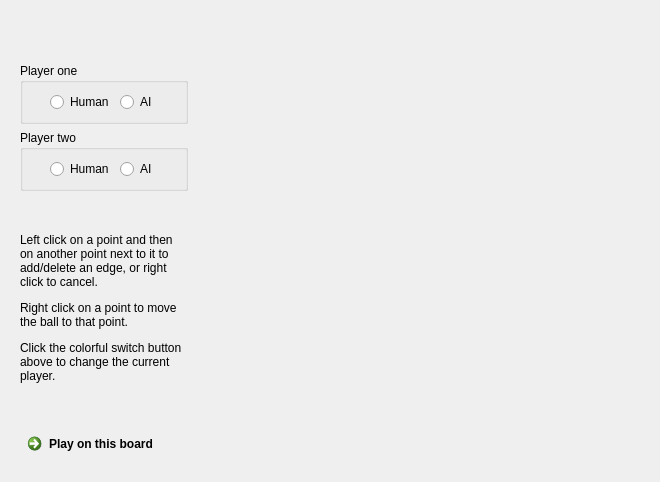
<?xml version="1.0" encoding="UTF-8"?>
<ui version="4.0">
 <class>EditorView</class>
 <widget class="QWidget" name="EditorView">
  <property name="geometry">
   <rect>
    <x>0</x>
    <y>0</y>
    <width>660</width>
    <height>482</height>
   </rect>
  </property>
  <property name="windowTitle">
   <string>Form</string>
  </property>
  <layout class="QHBoxLayout" name="horizontalLayout">
   <item>
    <widget class="QWidget" name="leftContainer" native="true">
     <property name="sizePolicy">
      <sizepolicy hsizetype="Preferred" vsizetype="Preferred">
       <horstretch>1</horstretch>
       <verstretch>0</verstretch>
      </sizepolicy>
     </property>
     <layout class="QVBoxLayout" name="verticalLayout">
      <item alignment="Qt::AlignHCenter">
       <widget class="ps::PlayerSwitch" name="playerSwitch" native="true">
        <property name="toolTip">
         <string>Shows the current player. Click to switch to the other player.</string>
        </property>
       </widget>
      </item>
      <item>
       <spacer name="verticalSpacer_3">
        <property name="orientation">
         <enum>Qt::Vertical</enum>
        </property>
        <property name="sizeHint" stdset="0">
         <size>
          <width>20</width>
          <height>40</height>
         </size>
        </property>
       </spacer>
      </item>
      <item>
       <widget class="QGroupBox" name="playerOneGroup">
        <property name="title">
         <string>Player one</string>
        </property>
        <layout class="QHBoxLayout" name="horizontalLayout_2">
         <item>
          <spacer name="horizontalSpacer_5">
           <property name="orientation">
            <enum>Qt::Horizontal</enum>
           </property>
           <property name="sizeHint" stdset="0">
            <size>
             <width>40</width>
             <height>20</height>
            </size>
           </property>
          </spacer>
         </item>
         <item>
          <widget class="QRadioButton" name="playerOneHuman">
           <property name="toolTip">
            <string>Player one is a human.</string>
           </property>
           <property name="text">
            <string>Human</string>
           </property>
          </widget>
         </item>
         <item>
          <widget class="QRadioButton" name="playerOneAI">
           <property name="toolTip">
            <string>Player one is an AI.</string>
           </property>
           <property name="text">
            <string>AI</string>
           </property>
          </widget>
         </item>
         <item>
          <spacer name="horizontalSpacer_6">
           <property name="orientation">
            <enum>Qt::Horizontal</enum>
           </property>
           <property name="sizeHint" stdset="0">
            <size>
             <width>40</width>
             <height>20</height>
            </size>
           </property>
          </spacer>
         </item>
        </layout>
       </widget>
      </item>
      <item>
       <widget class="QGroupBox" name="playerTwoGroup">
        <property name="title">
         <string>Player two</string>
        </property>
        <layout class="QHBoxLayout" name="horizontalLayout_3">
         <item>
          <spacer name="horizontalSpacer_7">
           <property name="orientation">
            <enum>Qt::Horizontal</enum>
           </property>
           <property name="sizeHint" stdset="0">
            <size>
             <width>40</width>
             <height>20</height>
            </size>
           </property>
          </spacer>
         </item>
         <item>
          <widget class="QRadioButton" name="playerTwoHuman">
           <property name="toolTip">
            <string>Player two is a human.</string>
           </property>
           <property name="text">
            <string>Human</string>
           </property>
          </widget>
         </item>
         <item>
          <widget class="QRadioButton" name="playerTwoAI">
           <property name="toolTip">
            <string>Player two is an AI.</string>
           </property>
           <property name="text">
            <string>AI</string>
           </property>
          </widget>
         </item>
         <item>
          <spacer name="horizontalSpacer_8">
           <property name="orientation">
            <enum>Qt::Horizontal</enum>
           </property>
           <property name="sizeHint" stdset="0">
            <size>
             <width>40</width>
             <height>20</height>
            </size>
           </property>
          </spacer>
         </item>
        </layout>
       </widget>
      </item>
      <item>
       <spacer name="verticalSpacer_2">
        <property name="orientation">
         <enum>Qt::Vertical</enum>
        </property>
        <property name="sizeHint" stdset="0">
         <size>
          <width>20</width>
          <height>40</height>
         </size>
        </property>
       </spacer>
      </item>
      <item>
       <widget class="QLabel" name="label">
        <property name="sizePolicy">
         <sizepolicy hsizetype="Preferred" vsizetype="Minimum">
          <horstretch>0</horstretch>
          <verstretch>0</verstretch>
         </sizepolicy>
        </property>
        <property name="text">
         <string>&lt;html&gt;&lt;head/&gt;&lt;body&gt;&lt;p&gt;Left click on a point and then on another point next to it to add/delete an edge, or right click to cancel.&lt;/p&gt;&lt;p&gt;Right click on a point to move the ball to that point.&lt;/p&gt;&lt;p&gt;Click the colorful switch button above to change the current player.&lt;/p&gt;&lt;/body&gt;&lt;/html&gt;</string>
        </property>
        <property name="wordWrap">
         <bool>true</bool>
        </property>
       </widget>
      </item>
      <item>
       <spacer name="verticalSpacer">
        <property name="orientation">
         <enum>Qt::Vertical</enum>
        </property>
        <property name="sizeHint" stdset="0">
         <size>
          <width>20</width>
          <height>40</height>
         </size>
        </property>
       </spacer>
      </item>
      <item>
       <widget class="QCommandLinkButton" name="playButton">
        <property name="toolTip">
         <string>Play on this board.</string>
        </property>
        <property name="text">
         <string>Play on this board</string>
        </property>
       </widget>
      </item>
     </layout>
    </widget>
   </item>
   <item>
    <widget class="ps::BoardView" name="boardView" native="true">
     <property name="sizePolicy">
      <sizepolicy hsizetype="Preferred" vsizetype="Preferred">
       <horstretch>5</horstretch>
       <verstretch>0</verstretch>
      </sizepolicy>
     </property>
    </widget>
   </item>
  </layout>
 </widget>
 <customwidgets>
  <customwidget>
   <class>ps::PlayerSwitch</class>
   <extends>QWidget</extends>
   <header>ps/views/playerswitch.hpp</header>
   <container>1</container>
  </customwidget>
  <customwidget>
   <class>ps::BoardView</class>
   <extends>QWidget</extends>
   <header>ps/views/boardview.hpp</header>
   <container>1</container>
  </customwidget>
 </customwidgets>
 <resources/>
 <connections/>
</ui>
